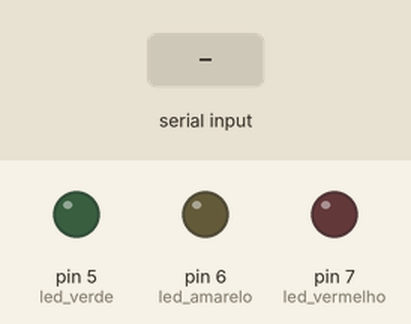
Bench run of a sketch on a simulated Arduino Uno, built with avr-gcc and run on an emulated ATmega328P. Shown: output pins drawn as LEDs (lit = HIGH). The inputs (shaded band) are chosen by the test bench.

Above: at 1.2 s.
1.3 s: "R" received over Serial
At 2.5 s:
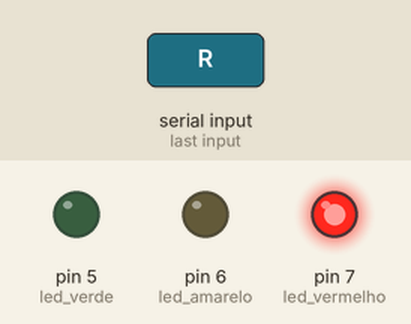
2.8 s: "Y" received over Serial
At 3.8 s:
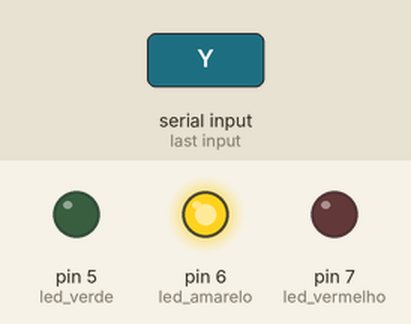
4.3 s: "G" received over Serial
At 4.9 s:
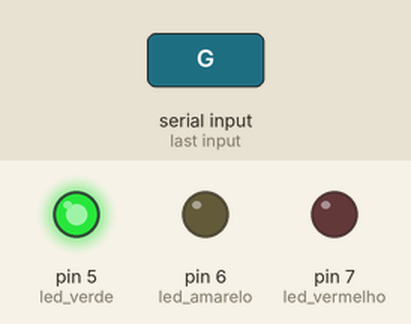
Timing chart, 0 to 7.3 s (numbered marks = the images above; inputs shaded):
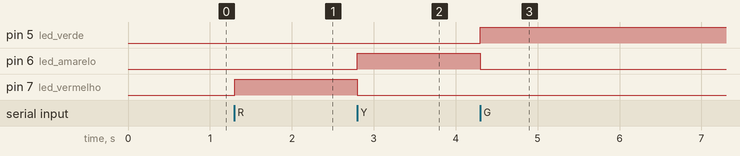

Measured:
- after the input at 1.3 s, pin 7 (led_vermelho): LOW → HIGH at once
- after the input at 2.8 s, pin 6 (led_amarelo): LOW → HIGH at once; pin 7 (led_vermelho): HIGH → LOW at once
- after the input at 4.3 s, pin 5 (led_verde): LOW → HIGH at once; pin 6 (led_amarelo): HIGH → LOW at once

The sketch:

Codigo_IDE_Desafio.ino
```cpp
// Definição dos pinos dos LEDs
int led_vermelho = 7;
int led_amarelo = 6;
int led_verde = 5;

void setup() {
  // Configura os pinos como saída
  pinMode(led_vermelho, OUTPUT);
  pinMode(led_amarelo, OUTPUT);
  pinMode(led_verde, OUTPUT);

  Serial.begin(9600); // Inicializa a comunicação serial
}

void loop() {
  if (Serial.available() > 0) {
    char state = Serial.read(); // Lê o caractere recebido do Processing

    // Controla os LEDs conforme o comando recebido
    if (state == 'R') {  // Vermelho
      digitalWrite(led_vermelho, HIGH);
      digitalWrite(led_amarelo, LOW);
      digitalWrite(led_verde, LOW);
    } else if (state == 'Y') {  // Amarelo
      digitalWrite(led_vermelho, LOW);
      digitalWrite(led_amarelo, HIGH);
      digitalWrite(led_verde, LOW);
    } else if (state == 'G') {  // Verde
      digitalWrite(led_vermelho, LOW);
      digitalWrite(led_amarelo, LOW);
      digitalWrite(led_verde, HIGH);
    }
  }
}
```
